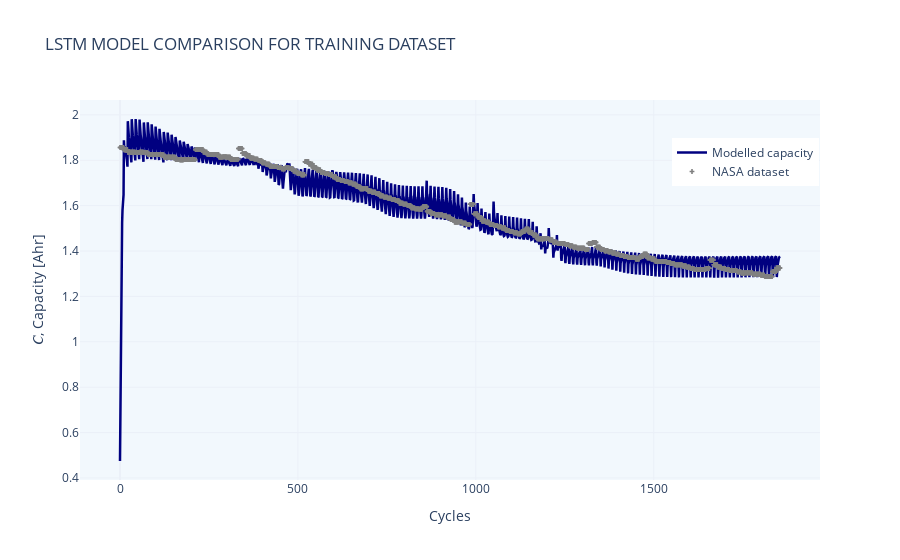

The code cell stored with this chart in its notebook:
### Code cell
fig = go.Figure()

fig.add_trace(go.Scatter(x=df.index, 
                         y=predictions,
                         mode='lines',
                         name='Modelled capacity',
                         line=dict(color='navy', 
                                   width=2.5,
                                   )))

fig.add_trace(go.Scatter(x=df.index, 
                         y=df['Capacity'],
                         mode='markers',
                         marker=dict(
                              size=4,
                              color='grey',
                              symbol='cross'
                                 ),
                         name='NASA dataset',
                         line_color='navy'))
fig.update_layout(
    title="LSTM MODEL COMPARISON FOR TRAINING DATASET",
    xaxis_title="Cycles",
    yaxis_title="𝐶, Capacity [Ahr]")

fig.update_layout(legend=dict(
    yanchor="top",
    y=0.9,
    xanchor="left",
    x=0.8
))

fig.update_layout({'plot_bgcolor': '#f2f8fd',
                  'paper_bgcolor': 'white',}, 
                   template='plotly_white')

### Figure 1 — Plotly figure (JSON) as saved in the notebook; plotly's stock layout.template omitted (floating-point values rounded to 4 significant figures; data arrays with more than 128 entries replaced by an {"elided": "..."} marker saying what was removed)
{"data": [{"line": {"color": "navy", "width": 2.5}, "mode": "lines", "name": "Modelled capacity", "type": "scatter", "x": {"elided": "1856 int values"}, "y": {"elided": "1856 float values"}}, {"line": {"color": "navy"}, "marker": {"color": "grey", "size": 4, "symbol": "cross"}, "mode": "markers", "name": "NASA dataset", "type": "scatter", "x": {"elided": "1856 int values"}, "y": {"elided": "1856 float values"}}], "layout": {"legend": {"x": 0.8, "xanchor": "left", "y": 0.9, "yanchor": "top"}, "paper_bgcolor": "white", "plot_bgcolor": "#f2f8fd", "title": {"text": "LSTM MODEL COMPARISON FOR TRAINING DATASET"}, "xaxis": {"title": {"text": "Cycles"}}, "yaxis": {"title": {"text": "𝐶, Capacity [Ahr]"}}}}
